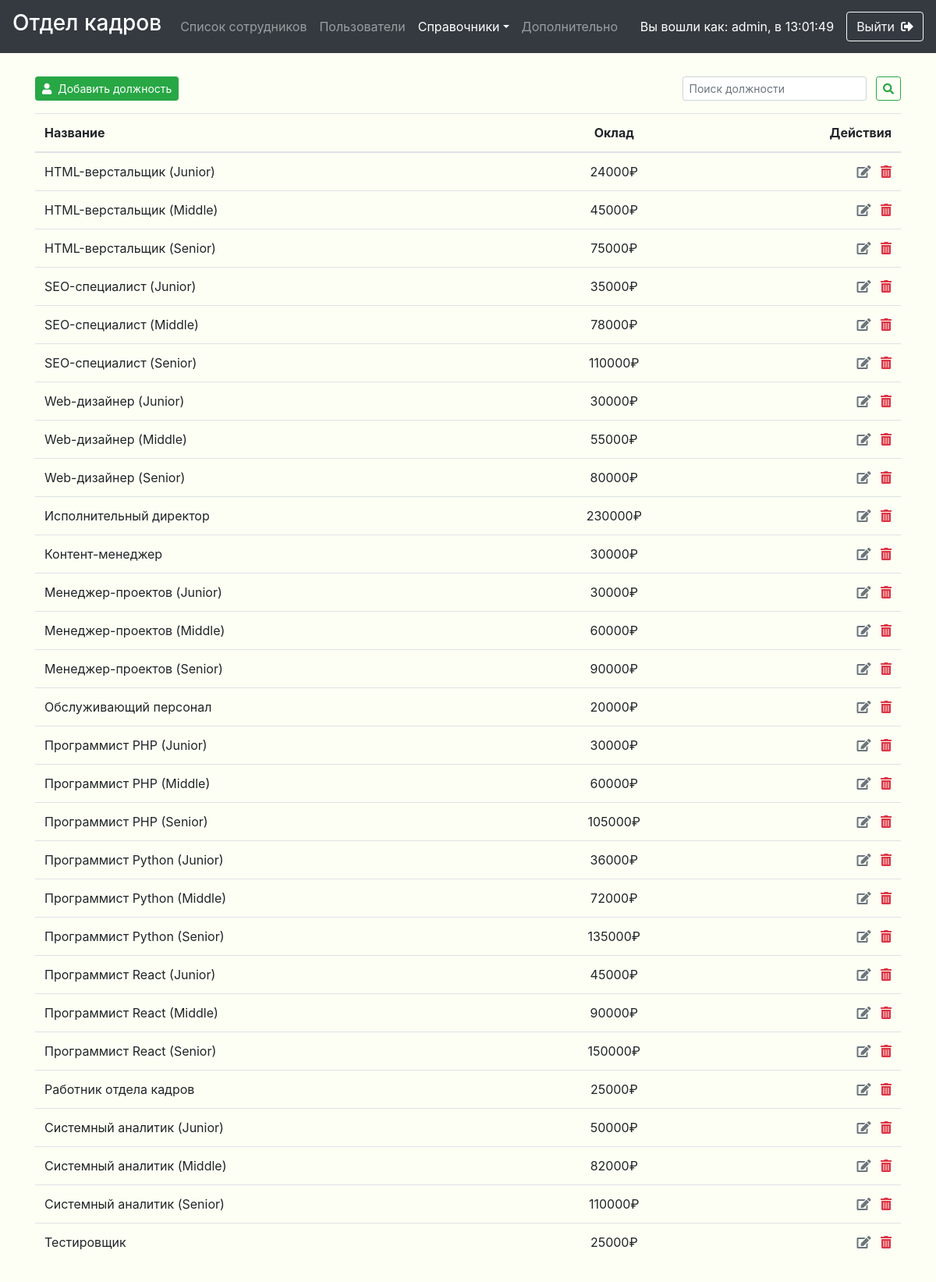
/references/posts/index.php (signed in), run on the app's committed database.
### tables this page shows
CREATE TABLE `posts` (
  `idPost` int(11) NOT NULL AUTO_INCREMENT,
  `postName` varchar(255) NOT NULL,
  `salary` int(11) NOT NULL,
  PRIMARY KEY (`idPost`),
  FULLTEXT KEY `postName` (`postName`)
);

### core/handlers/authorization/is-logged.php (called while the page is built, shortened)
<?
    if (isset($_SESSION['USER'])){
        $logged = TRUE;
        $_USER = $_SESSION['USER'];
    }else{
        $logged = FALSE;
    }
?>

### core/config/config.php (called while the page is built, shortened)
<?
    $_CONFIG = [
        'DATABASE' => [
            'HOST' => 'localhost',
            'NAME' => 'lab1',
            'USERNAME' => 'root',
            'PASS' => '',
            'CHARSET' => 'utf8',
            'CONNECT' => CORE . '/database/db-connect.php'
        ],
        'TEMPLATES' => [
            'HEADER' => TEMPLATES . '/header.php',
            'FOOTER_ALL_SCRIPTS' => TEMPLATES . '/footer-all-scripts.php',
            'FOOTER_BOOTSTRAP' => TEMPLATES . '/footer-bootstrap-scripts.php',
            'FOOTER_CRUD' => TEMPLATES . '/footer-crud.php',
            'FOOTER_REG' => TEMPLATES . '/footer-registration.php',
        ],
        'APPLICATION' => [
            'ACTIONS' => [
                'CRT' => 'create',
                'UPD' => 'update',
                'UPD_DETAIL' => 'update_detail',
                'DEL' => 'delete',
                'UPD_PASS' => 'update_pass',
                'CPY' => 'copy',
                'DETAIL' => 'detail',
                'DISMISS' => 'dismiss',
                'INAGURATE' => 'inagurate',
            ],
        ],
    ];

### core/classes/crudentity/crudentity.php (called while the page is built, shortened)
<?php
abstract class CRUDEntity {
    public static $PDO;
    public static function GetList($search, $where_query, $search_in, $table, $order_by, $what_to_select='*'){
        $db = self::$PDO;
        if($db){
            if ($search){
                if(!preg_match('/^([+]?[0-9\s\-\(\)]{2,25})*$/', $search)){
                  $search_query = "+*".preg_replace("/\s/", '*+*', $search).'*';
                }else{
                  $search_unscaped = preg_replace("/[()\-\+\=]/", '', $search);
                  $search_query = '+*'.preg_replace("/\s+/", '*+*', $search_unscaped)."*";
                }
                if (!is_null($where_query)){
                    $str = $db->prepare("SELECT $what_to_select FROM $table WHERE $where_query
                    AND MATCH($search_in)
                    AGAINST('$search_query' IN BOOLEAN MODE)");
                }else{
                    $str = $db->prepare("SELECT $what_to_select FROM $table WHERE
                    MATCH($search_in)
                    AGAINST('$search_query' IN BOOLEAN MODE)");
                }
            }else{
                if (!is_null($where_query)){
                    $str = $db->prepare("SELECT $what_to_select FROM $table WHERE $where_query ORDER BY $order_by");
                }else{
                    $str = $db->prepare("SELECT $what_to_select FROM $table ORDER BY $order_by");
                }
            }
            if ($str->execute()){
                $result = $str->fetchAll(PDO::FETCH_ASSOC);
                return $result;
            }else{
                throw new Exception('CRUDEntity::GetList(): '.self::ERRORS['sql_query_recieve']);
            }
        }else{
            throw new Exception('CRUDEntity::GetList(): '.self::ERRORS['bd_connection']);
        }
    }
    public static function ConnectDB($PDO){
        self::$PDO = $PDO;
    }
}

### core/classes/references/posts/post.php (called while the page is built, shortened)
<?php
require_once($_SERVER['DOCUMENT_ROOT'] . "/core/config/config.php");
class Post extends CRUDEntity{
    public static function GetList($search = null, $where_query = null, $search_in = self::search_in, $table_name = self::table_name, $order_by = self::list_order_by, $what_to_select = self::what_to_select){
        return parent::GetList($search, $where_query, $search_in, $table_name, $order_by, $what_to_select);
    }
 }

### references/posts/index.php (the view, shortened to what this page needs)
<?php
  require_once($_SERVER['DOCUMENT_ROOT'] . "/core/config/config.php");
  if (!$logged){
    header("HTTP/1.1 401 Unauthorized");
    include($_SERVER['DOCUMENT_ROOT']."/401.php");
    exit;
  }
  else{
    $search = isset($_GET["search"]) ? preg_replace("/\s$/", '',$_GET["search"]) : NULL;
    $ACTIONS = $_CONFIG['APPLICATION']['ACTIONS'];
?>
  <main role="main" id="main">
    <div class="container mb-5">
      <?if ($db):?>
        <div class="mb-3 d-flex justify-content-between">
          <?if($_USER['GROUP'] == DIRECTOR_GROUP_ID || $_USER['IS_ADMIN']):?>
            <div>
              <button type="button" class="btn btn-sm btn-success mr-3" data-toggle="modal" data-target="#<?=$ACTIONS['CRT']?>_modal"><i class="fas fa-user mr-2"></i>Добавить должность</button>
            </div>
          <?endif;?>
          <div>
            <form class="form-inline d-inline" id="search-form" action="" method="GET" novalidate>
              <input class="form-control form-control-sm mr-2" type="search" name="search" id="search" placeholder="Поиск должности" aria-label="Поиск" value="<?=$search?>" <? if(!$search) echo("required")?>>
              <button class="btn btn-sm btn-outline-success" type="submit"><i class="fas fa-search"></i></button>
            </form>
          </div>
        </div>
        <div class="table-responsive">
          <table class="w-100 table ">
            <thead>
              <tr>
                  <th>Название</th>
                  <th class="<?if($_USER['GROUP'] == DIRECTOR_GROUP_ID || $_USER['IS_ADMIN']) echo 'text-center'; else echo 'text-right';?>">Оклад</th>
                  <?if($_USER['GROUP'] == DIRECTOR_GROUP_ID || $_USER['IS_ADMIN']):?>
                    <th class="text-right">Действия</th>
                  <?endif;?>
              </tr>
            </thead>
            <tbody>
                <?
                  try{
                    $result = Post::GetList($search);
                  }catch(Exception $e ){
                    echo $e->getMessage(), '<br><br>';
                  }
                  if (count($result)>0):
                    foreach($result as $key => $result_value):?>
                      <tr class="entity-row" id='post_id<?=$result_value['idPost']?>' data-entity='<?=json_encode($result_value)?>'>
                        <td><?=$result_value['postName']?></td>
                        <td class="<?if($_USER['GROUP'] == DIRECTOR_GROUP_ID || $_USER['IS_ADMIN']) echo 'text-center'; else echo 'text-right';?>"><?=$result_value['salary']?>₽</td>
                        <?if($_USER['GROUP'] == DIRECTOR_GROUP_ID || $_USER['IS_ADMIN']) :?>
                          <td class="text-right">
                            <button title="Редактировать" class="crud-modal-toggler text-muted mr-2" data-toggle="modal" data-target="#<?=$ACTIONS['UPD']?>_modal"><i class="fas fa-edit"></i></button>
                            <?if($_USER['IS_ADMIN']) :?>
                              <button title="Удалить" class="crud-modal-toggler text-danger" data-toggle="modal" data-target="#<?=$ACTIONS['DEL']?>_modal"><i class="fas fa-trash-alt"></i></button>
                            <?endif;?>
                          </td>
                        <?endif;?>
                      </tr>
                    <?endforeach;
                  endif;?>
            </tbody>
          </table>
        </div>
      <?endif;?>
    </div>
</main>
<?
}
?>

### core/src/css/main.css (style rules this page uses)
body { color: #5a5a5a; background-color: #f7ffb725; }
button.crud-modal-toggler { background: none; border: none; padding: 0; outline: none; }
#main { margin-top: 30px; }
body { min-height: 100vh; }

### core/src/css/all.css (style rules this page uses)
.fa, .fas, .far, .fal, .fad, .fab { -moz-osx-font-smoothing: grayscale; -webkit-font-smoothing: antialiased; display: inline-block; font-style: normal; font-variant: normal; text-rendering: auto; line-height: 1; }
.fa-edit:before { content: "\f044"; }
.fa-search:before { content: "\f002"; }
.fa-trash-alt:before { content: "\f2ed"; }
.fa-user:before { content: "\f007"; }
.fa, .fas { font-family: 'Font Awesome 5 Free'; font-weight: 900; }

### data on the page
posts: postName "HTML-верстальщик (Junior)", salary "24000"
posts: postName "HTML-верстальщик (Middle)", salary "45000"
posts: postName "HTML-верстальщик (Senior)", salary "75000"
posts: postName "SEO-специалист (Junior)", salary "35000"
posts: postName "SEO-специалист (Middle)", salary "78000"
posts: postName "SEO-специалист (Senior)", salary "110000"
posts: postName "Web-дизайнер (Junior)", salary "30000"
posts: postName "Web-дизайнер (Middle)", salary "55000"
posts: postName "Web-дизайнер (Senior)", salary "80000"
posts: postName "Исполнительный директор", salary "230000"
posts: postName "Контент-менеджер", salary "30000"
posts: postName "Менеджер-проектов (Junior)", salary "30000"
posts: postName "Менеджер-проектов (Middle)", salary "60000"
posts: postName "Менеджер-проектов (Senior)", salary "90000"
posts: postName "Обслуживающий персонал", salary "20000"
posts: postName "Программист PHP (Junior)", salary "30000"
posts: postName "Программист PHP (Middle)", salary "60000"
posts: postName "Программист PHP (Senior)", salary "105000"
posts: postName "Программист Python (Junior)", salary "36000"
posts: postName "Программист Python (Middle)", salary "72000"
posts: postName "Программист Python (Senior)", salary "135000"
posts: postName "Программист React (Junior)", salary "45000"
posts: postName "Программист React (Middle)", salary "90000"
posts: postName "Программист React (Senior)", salary "150000"
posts: postName "Работник отдела кадров", salary "25000"
posts: postName "Системный аналитик (Junior)", salary "50000"
posts: postName "Системный аналитик (Middle)", salary "82000"
posts: postName "Системный аналитик (Senior)", salary "110000"
posts: postName "Тестировщик", salary "25000"

### other printed values
$_USER['LOGIN'] "admin"
$_USER['LOGIN_TIME'] "13:01:49"
